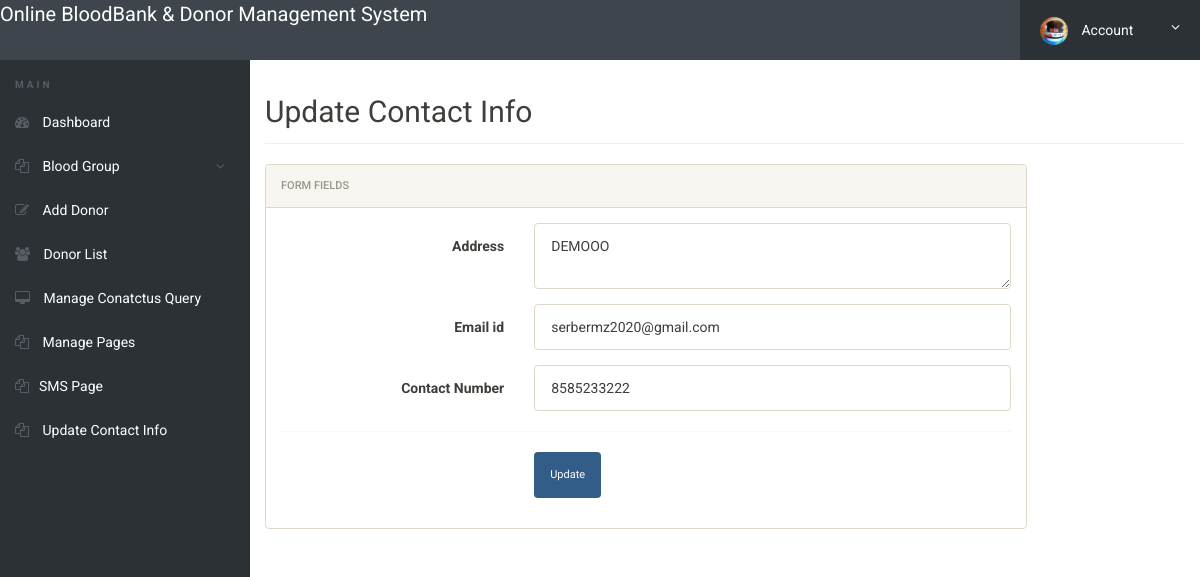
The app's page /bbdms/admin/update-contactinfo.php (signed in), older data.
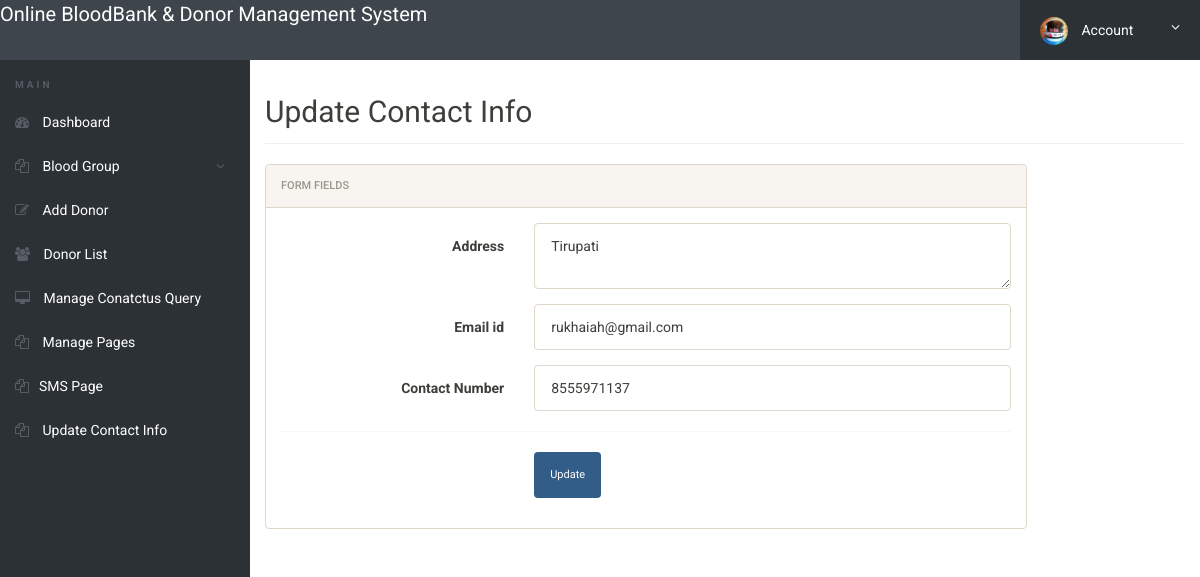
The same page, newer data.
### tables this page shows
CREATE TABLE `tblcontactusinfo` (
  `id` int(11) NOT NULL,
  `Address` tinytext DEFAULT NULL,
  `EmailId` varchar(255) DEFAULT NULL,
  `ContactNo` char(11) DEFAULT NULL
);

### bbdms/admin/update-contactinfo.php (the view, shortened to what this page needs)
<?php
include('includes/config.php');
if(strlen($_SESSION['alogin'])==0)
	{
header('location:index.php');
}
else{
?>
<!doctype html>
<html lang="en" class="no-js">
<head>
	<link rel="stylesheet" href="css/font-awesome.min.css">
	<link rel="stylesheet" href="css/bootstrap.min.css">
	<link rel="stylesheet" href="css/dataTables.bootstrap.min.css">
	<link rel="stylesheet" href="css/bootstrap-social.css">
	<link rel="stylesheet" href="css/bootstrap-select.css">
	<link rel="stylesheet" href="css/fileinput.min.css">
	<link rel="stylesheet" href="css/awesome-bootstrap-checkbox.css">
	<link rel="stylesheet" href="css/style.css">
</head>
<body>
	<?php include('includes/header.php');?>
	<div class="ts-main-content">
	<?php include('includes/leftbar.php');?>
		<div class="content-wrapper">
			<div class="container-fluid">
				<div class="row">
					<div class="col-md-12">
						<h2 class="page-title">Update Contact Info</h2>
						<div class="row">
							<div class="col-md-10">
								<div class="panel panel-default">
									<div class="panel-heading">Form fields</div>
									<div class="panel-body">
										<form method="post" name="chngpwd" class="form-horizontal" onSubmit="return valid();">
				<?php $sql = "SELECT * from  tblcontactusinfo ";
$query = $dbh -> prepare($sql);
$query->execute();
$results=$query->fetchAll(PDO::FETCH_OBJ);
if($query->rowCount() > 0)
{
foreach($results as $result)
{				?>
				<div class="form-group">
												<label class="col-sm-4 control-label"> Address</label>
												<div class="col-sm-8">
													<textarea class="form-control" name="address" id="address" required><?php echo htmlentities($result->Address);?></textarea>
												</div>
											</div>
											<div class="form-group">
												<label class="col-sm-4 control-label"> Email id</label>
												<div class="col-sm-8">
													<input type="email" class="form-control" name="email" id="email" value="<?php echo htmlentities($result->EmailId);?>" required>
												</div>
											</div>
<div class="form-group">
												<label class="col-sm-4 control-label"> Contact Number </label>
												<div class="col-sm-8">
													<input type="text" class="form-control" value="<?php echo htmlentities($result->ContactNo);?>" name="contactno" id="contactno" required>
												</div>
											</div>
<?php }} ?>
											<div class="hr-dashed"></div>
											<div class="form-group">
												<div class="col-sm-8 col-sm-offset-4">
													<button class="btn btn-primary" name="submit" type="submit">Update</button>
												</div>
											</div>
										</form>
									</div>
								</div>
							</div>
						</div>
					</div>
				</div>
			</div>
		</div>
	</div>
</body>
</html>
<?php } ?>

Row changes from the older to the newer data that the page shows:
changed tblcontactusinfo: address "DEMOOO" → "Tirupati"; email "serbermz2020@gmail.com" → "rukhaiah@gmail.com"; contactno "8585233222" → "8555971137"
